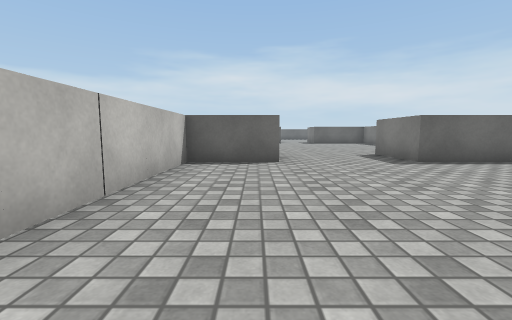
[1] (above)

21 first-person views from a walk through a Unity game level. The camera is 0.62 m above the floor, tilts 6° down and sees 90° across. The floor is counted in squares, 1 m on a side. Each view is taken from the middle of a square. On the plan, view 1 faces up. The plan holds only what a view shows up to about 9 squares ahead; the rest is blank. Surface patterns are stand-ins for the level's own textures.

[2]
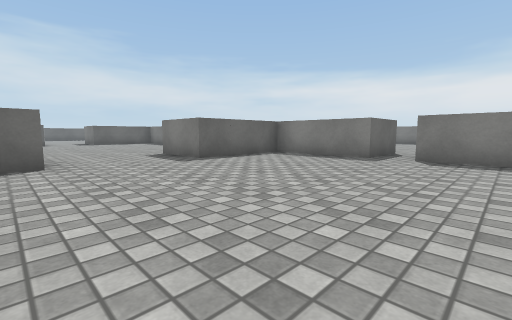

[3]
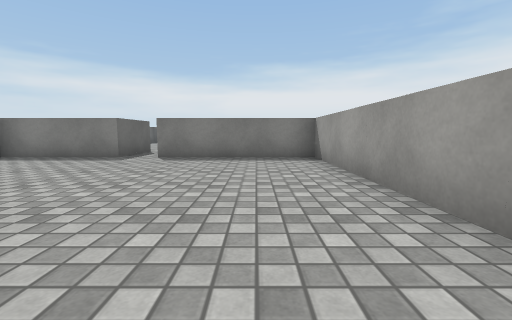

[4]
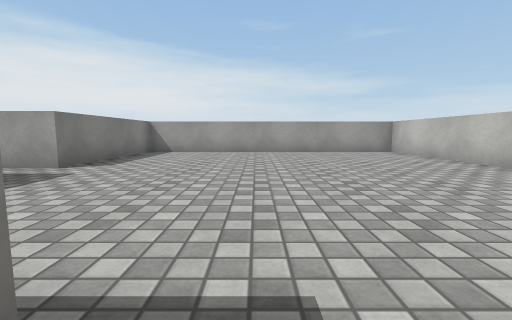

[5]
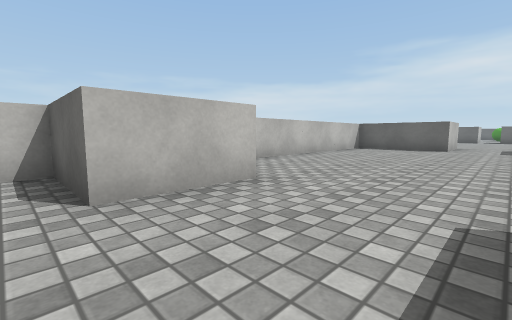

[6]
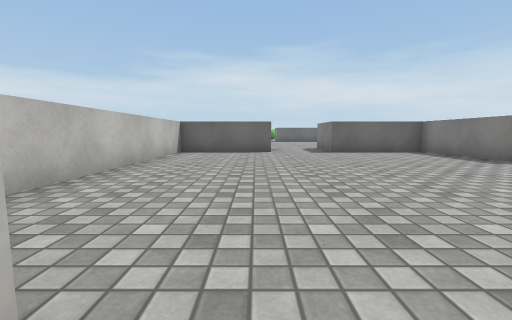

[7]
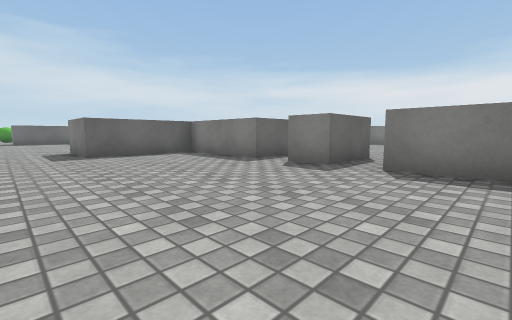

[8]
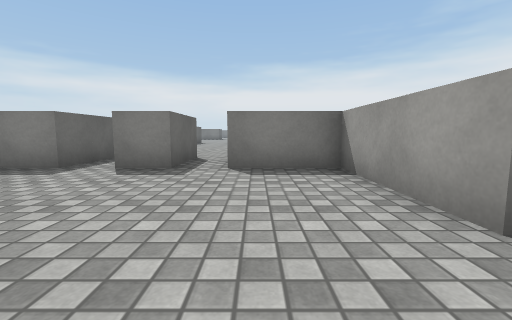

[9]
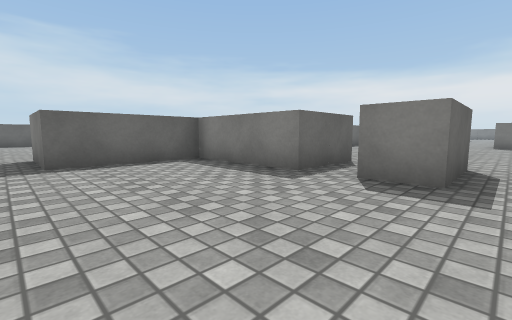

[10]
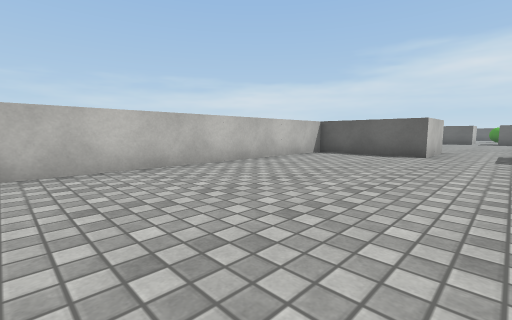

[11]
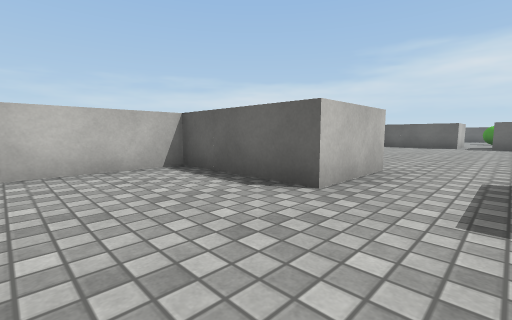

[12]
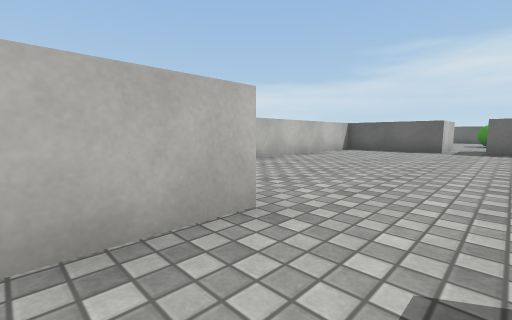

[13]
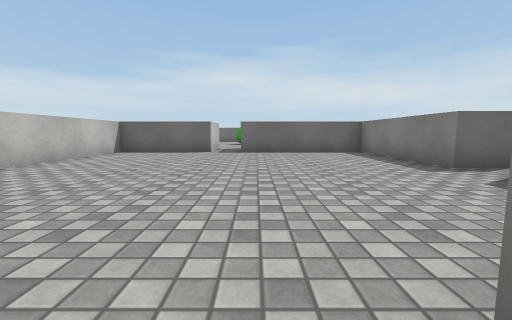

[14]
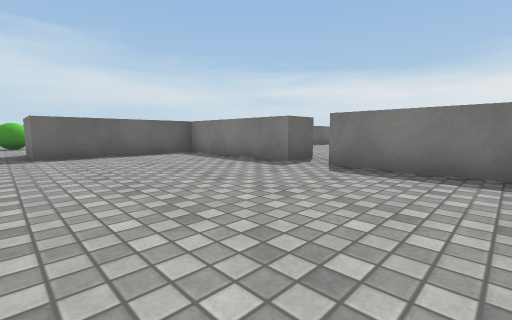

[15]
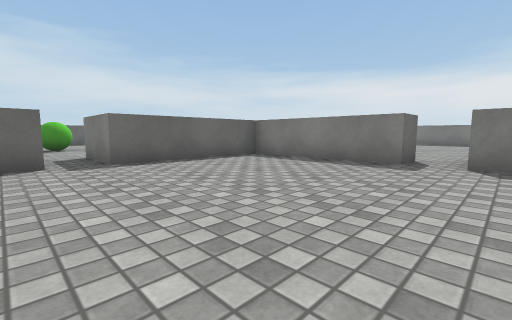

[16]
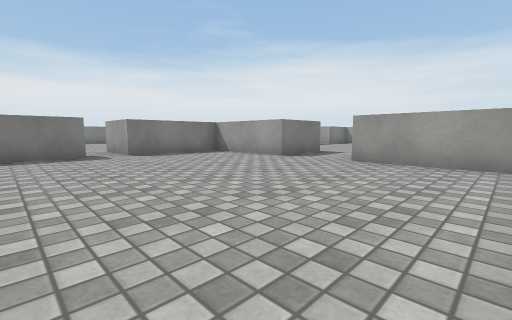

[17]
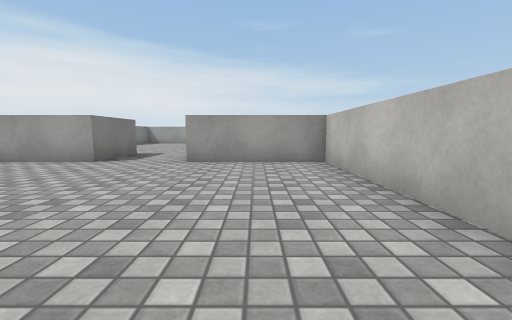

[18]
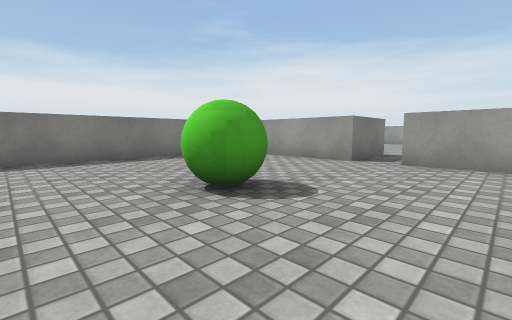

[19]
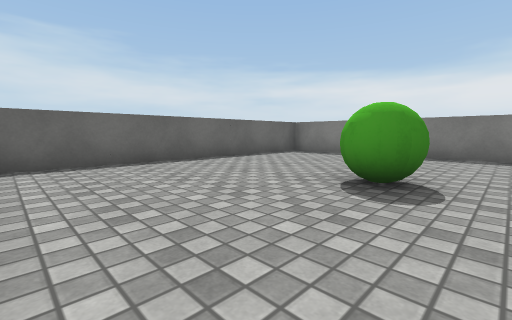

[20]
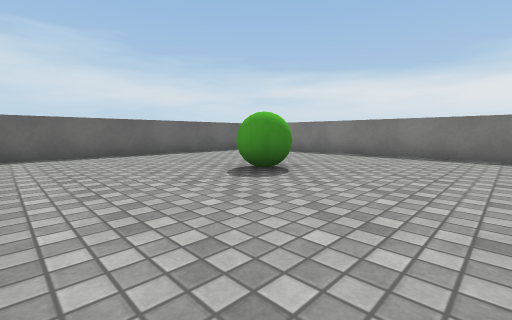

[21]
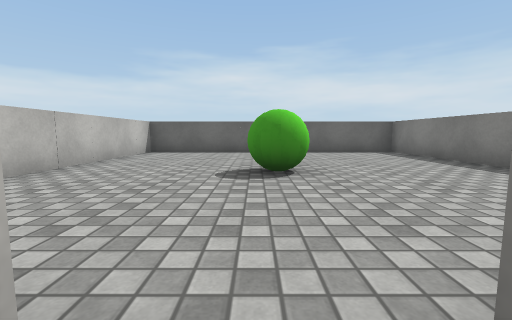

### Floor plan
Ten units are one square. View 1 is at (0, 0); x grows to the right and y downward. Boxes are objects, and circles mark ways between rooms. Rooms are numbered by the first view taken in them; rooms with no view inside come last. Other rooms are left out.
<svg viewBox="-20 -360 111 390">
<path fill="none" stroke="#000" d="M85 -25 65 -25 65 -55 35 -55 35 -75M5 -75 5 -55 -15 -55 -15 25 65 25 65 -15 75 -15M35 -75 65 -75 65 -95M86 -125 65 -125 65 -155 35 -155 35 -175M15 -175 15 -155 -15 -155 -15 -79M86 -105 65 -105 65 -115M35 -175 65 -175 65 -205 75 -205M76 -215 65 -215 65 -255 25 -255 25 -275M15 -275 15 -255 -15 -255 -15 -175 15 -175M25 -275 51 -275M-1 -275 15 -275M65 -279 65 -355 -15 -355 -15 -305"/>
<rect x="15" y="-315" width="20" height="10" fill="#bbb"><title>green ball</title></rect>
<circle cx="20" cy="-70" r="3" fill="#2a7"/>
<circle cx="25" cy="-165" r="3" fill="#2a7"/>
<circle cx="20" cy="-265" r="3" fill="#2a7"/>
<text x="30" y="-20">1</text>
<text x="30" y="-120">2</text>
<text x="30" y="-220">3</text>
<text x="20" y="-320">4</text>
</svg>
Room 1 opens to room 2. Room 2 opens to room 3. Room 3 opens to room 4.

Where each view was taken, in squares from view 1:
view 1: 0 up, 0 right, facing up
view 2: 0 up, 0 right, facing up-right
view 3: 1 down, 0 right, facing right
view 4: 6 up, 3 right, facing down
view 5: 5 up, 3 right, facing up-left
view 6: 7 up, 1 right, facing up
view 7: 8 up, 2 right, facing up-right
view 8: 9 up, 2 right, facing right
view 9: 10 up, 3 right, facing up-right
view 10: 8 up, 3 right, facing up-left
view 11: 13 up, 3 right, facing up-left
view 12: 16 up, 3 right, facing up-left
view 13: 17 up, 3 right, facing up
view 14: 18 up, 2 right, facing up-right
view 15: 20 up, 1 right, facing up-right
view 16: 23 up, 1 left, facing down-right
view 17: 23 up, 0 right, facing down
view 18: 33 up, 0 right, facing down-right
view 19: 30 up, 1 left, facing up-right
view 20: 28 up, 1 left, facing up-right
view 21: 27 up, 2 right, facing up
